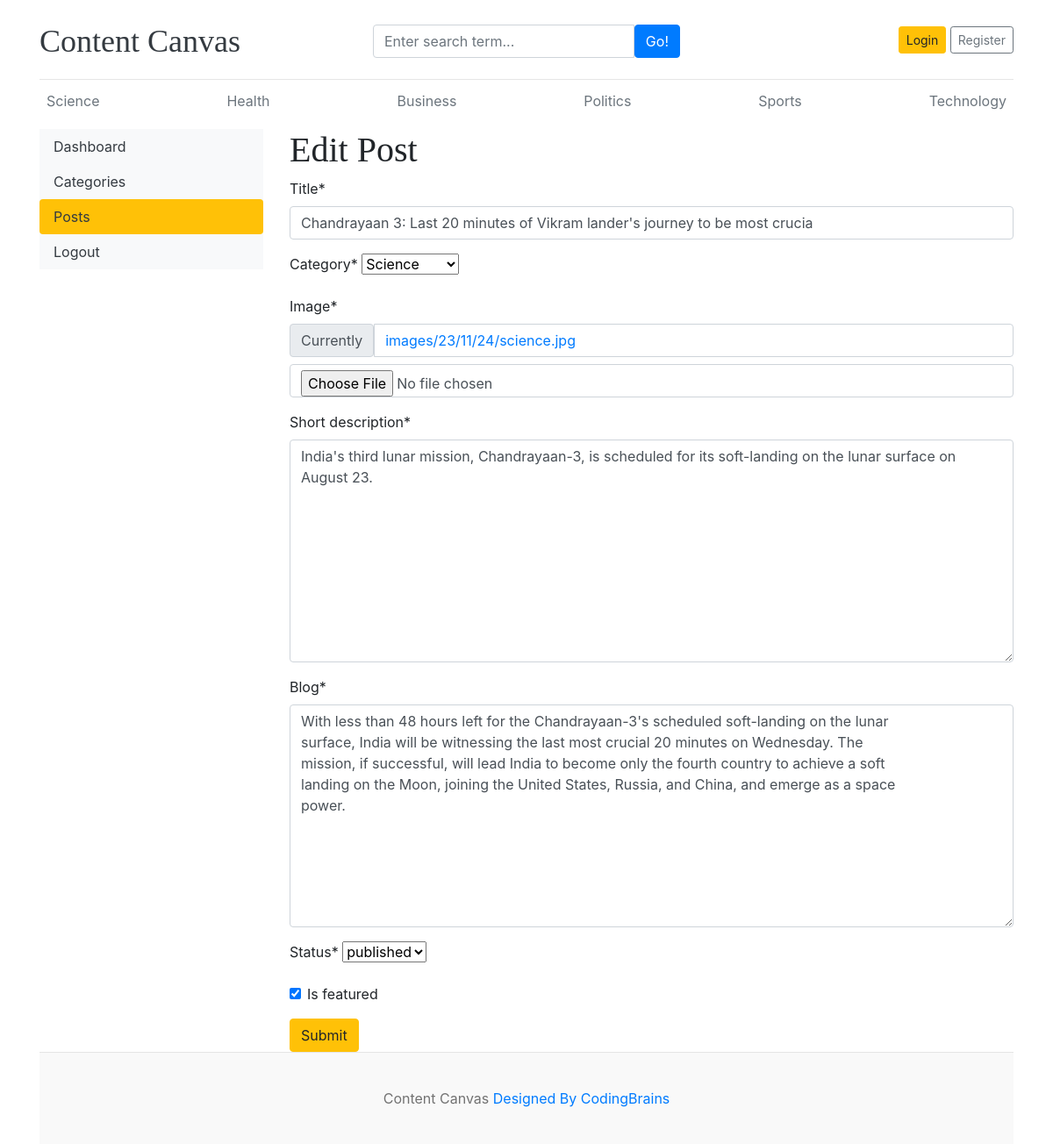
The page /dashboard/posts/edit_posts/1/ on the database its author committed.
### app/models.py (models this page shows)
class Category(models.Model):
    category=models.CharField(max_length=100)
    created_at=models.DateTimeField(auto_now_add=True)
    updated_at=models.DateTimeField(auto_now=True)
    class Meta:
        verbose_name_plural='categories'
    def __str__(self):
        return self.category

class Blog(models.Model):
    title=models.CharField( max_length=100)
    slug=models.CharField( max_length=100)
    category=models.ForeignKey(Category, on_delete=models.CASCADE)
    author=models.ForeignKey(User,on_delete=models.CASCADE)
    image=models.ImageField(upload_to='images/%y/%m/%d')
    short_description=models.TextField(max_length=1000)
    blog=models.TextField(max_length=10000)
    status=models.CharField(max_length=100,choices=choices,default='draft')
    is_featured=models.BooleanField(default=False)
    created_at=models.DateTimeField(auto_now_add=True)
    updated_at=models.DateTimeField(auto_now=True)

### dashboard/views.py (the view, shortened to what this page needs)
# urls.py: path('posts/edit_posts/<int:pk>/',views.edit_posts,name='edit_posts'),
def edit_posts(request,pk):
    post=get_object_or_404(Blog,pk=pk)
    form=PostForm(instance=post)
    context={
        'form':form,
        'post':post,
    }
    return render(request,'dashboard/edit_posts.html',context)

### dashboard/forms.py
class PostForm(forms.ModelForm):
    class Meta:
        model=Blog
        fields=('title','category','image','short_description','blog','status','is_featured')

### app/context_processors.py (called while the page is built)
def get_categories(request):
    categories=Category.objects.all()
    return dict(categories=categories)

def get_sociallinks(request):
    sociallinks=socialLinks.objects.all()
    return dict(sociallinks=sociallinks)

### templates/dashboard/edit_posts.html (shortened to what this page needs)
{% extends "base.html" %}
{% block content %}
{% load crispy_forms_tags %}
<div class="row">
    {% include "dashboard/sidebar.html" %}
    <div class="col-md-9">
        <h1>Edit Post</h1>
        <form action="" method='POST' enctype="multipart/form-data">
            {{form | crispy}}
            <button class="btn btn-warning" type="submit">Submit</button>
        </form>
    </div>
</div>
{% endblock  %}

### templates/base.html (shortened to what this page needs)
{% load static %}
<!DOCTYPE html>
<html lang="en">
<head>
    <link rel="stylesheet" href="{% static "css/bootstrap.css" %}">
    <link href="https://getbootstrap.com/docs/4.0/dist/css/bootstrap.min.css" rel="stylesheet">
    <link href="{% static "css/cc.css" %}" rel="stylesheet">
    <link rel="stylesheet" href="https://cdnjs.cloudflare.com/ajax/libs/font-awesome/4.7.0/css/font-awesome.min.css">
</head>
<body>
    <div class="container">
        <header class="blog-header py-3">
            <div class="row flex-nowrap justify-content-between align-items-center">
                <div class="col-4 pt-1">
                    <a class="blog-header-logo text-dark" href="/">Content Canvas</a>
                </div>
                <div class="col-4 pt-1">
                    <form action="{% url "search" %}" method="GET">
                        <div class="input-group">
                            <input class="form-control" type="text" name="keyword" value="{{keyword}}" placeholder="Enter search term..." aria-label="Enter search term..." aria-describedby="button-search" />
                            <button class="btn btn-primary" id="button-search" type="submit">Go!</button>
                        </div>
                    </form>
                </div>
                <div class="col-4 d-flex justify-content-end align-items-center">
                    {% if not user.is_authenticated %}
                    <a class="btn btn-sm btn-warning" href="{% url "login" %}">Login</a> &nbsp;
                    <a class="btn btn-sm btn-outline-secondary" href="{% url "register" %}">Register</a>
                    {% else %}
                    <span><a href="{% url "dashboard" %}">Dashboard</a></span>
                    &emsp;
                    <span><a href="{% url "logout" %}">Logout</a></span>
                    {% endif %}
                </div>
            </div>
        </header>
        <div class="nav-scroller py-1 mb-2">
            <nav class="nav d-flex justify-content-between">
                {% for cat in categories %}
                <a class="p-2 text-muted" href="{% url "post_by_category" cat.id %}">{{cat.category}}</a>
                {% endfor %}
            </nav>
        </div>
        {% block content %}
        {% endblock  %}
    <footer class="blog-footer">
        <p>Content Canvas <a href="#">Designed By CodingBrains</a></p>
    </footer>
</body>
</html>

### contentcanvas/static/css/cc.css (style rules this page uses)
.blog-header { border-bottom: 1px solid #e5e5e5; }
.blog-header-logo { font-family: "Playfair Display", Georgia, "Times New Roman", serif; font-size: 2.25rem; }
h1, h2, h3, h4, h5, h6 { font-family: "Playfair Display", Georgia, "Times New Roman", serif; }
.blog-footer { padding: 2.5rem 0; color: #727272; text-align: center; background-color: #f9f9f9; border-top: .05rem solid #e5e5e5; }
.blog-footer p:last-child { margin-bottom: 0; }

### rows shown on the page
Category: category "Science"
Category: category "Health"
Category: category "Business"
Category: category "Politics"
Category: category "Sports"
Category: category "Technology"
Blog: title "Chandrayaan 3: Last 20 minutes of Vikram lander's journey to be most crucia", short_description "India's third lunar mission, Chandrayaan-3, is scheduled for its soft-landing on the lunar surface on August 23.", blog "With less than 48 hours left for the Chandrayaan-3's scheduled soft-landing on the lunar surface, India will be witnessing the last most crucial 20 minutes on Wednesday. The mission, if successful, will lead India to become only the fourth country to achieve a soft landing on the Moon, joining the United States, Russia, and China, and emerge as a space power.", status "published", is_featured "☑"
